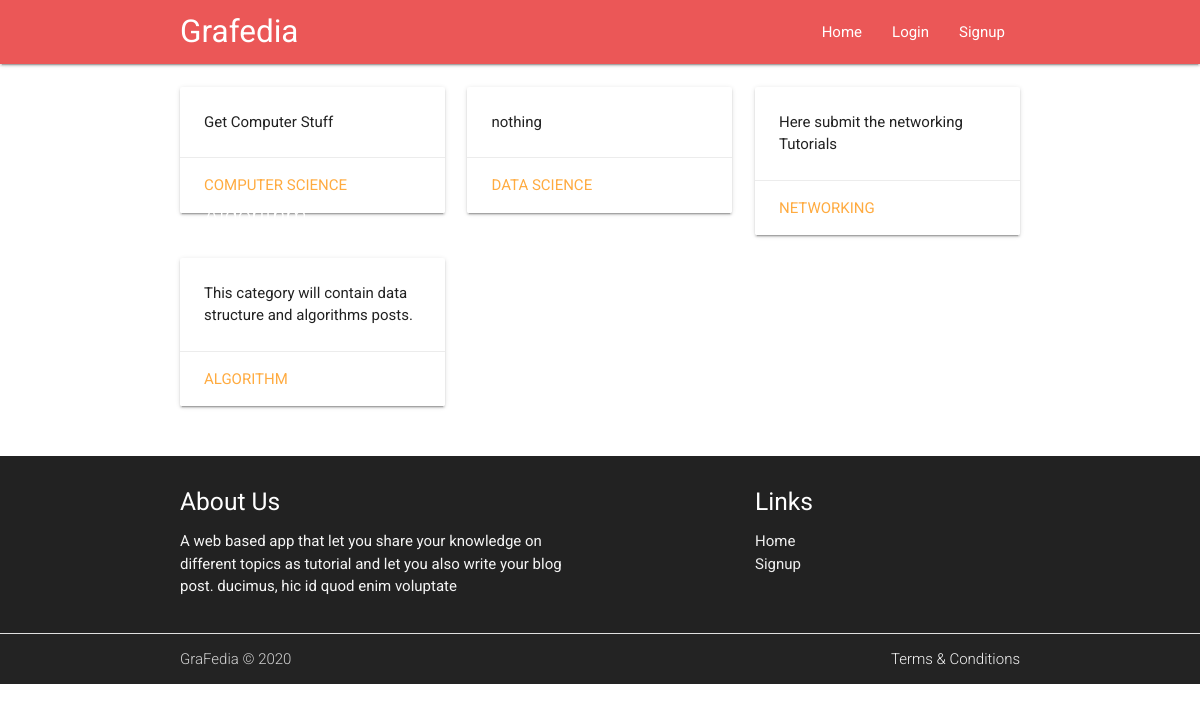
/Tutorial/category/, run on an earlier commit of the app's database.
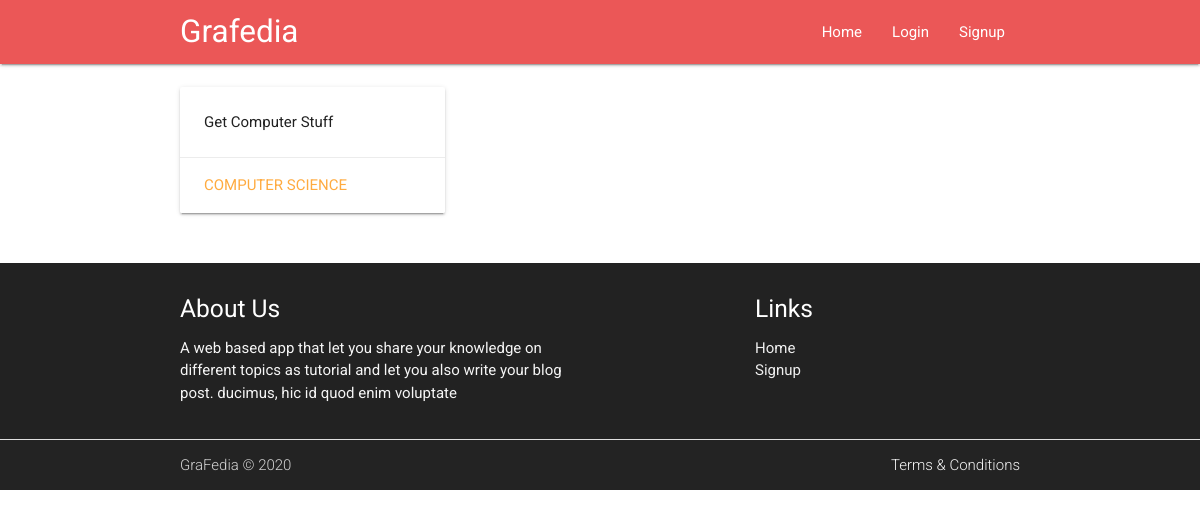
And on a later commit of the database.
### Tutorial/models.py (models this page shows, shortened)
class TutorialCategory(models.Model):
    tutorial_category = models.CharField(max_length=200)
    category_summary = models.CharField(max_length=200)
    category_slug = models.CharField(max_length=200)
    class Meta:
        verbose_name_plural = "Categories"

### Tutorial/views.py (the view)
# urls.py: path('category/',views.tutorial_category,name='tut_category'),
def tutorial_category(request):
    cat = TutorialCategory.objects.all()
    context = {'category': cat}
    return render(request, 'Tutorial/category.html', context)

### Tutorial/templates/Tutorial/category.html
{% extends 'base.html' %}
{% load staticfiles %}
{% load bootstrap4 %}
{% block content %}
<section class="section section-showcase">
    <div class="container">
          <div class="row">
    {% for i in category %}
             <div class="col s12 m4" style="border-radius: 5px;">
              <div class="card lighten-4 hoverable">
                  <div class="card-image">
                       <span class="card-title">{{ i.tutorial_category }}</span>
                  </div>
                  <div class="card-content">
                      <p>
                         {{i.category_summary }}
                      </p>
                  </div>
                  <div class="card-action">
                      <a href="{% url 'Tutorial:tut_series' slug=i.category_slug %}" >{{ i.tutorial_category }}</a>
                  </div>
              </div>
          </div>
    {% endfor %}
          </div>
    </div>
    </section>
{% endblock %}

### templates/base.html (shortened to what this page needs)
<!DOCTYPE html>
{% load staticfiles %}
<html lang="en">
<head>
    <link type="text/css" rel="stylesheet" href="{% static 'css/materialize.min.css' %}" media="screen,projection"/>
    <link type="text/css" rel="stylesheet" href="{% static 'css/main.css' %}"/>
</head>
<body>
<div class="navbar-fixed">
    <nav>
        <div class="container">
            <div class="nav-wrapper">
                <a href="#home" class="brand-logo">Grafedia</a>
                <ul class="right hide-on-med-and-down">
                    <li>
                        <a href="{% url 'home' %}">Home</a>
                    </li>
                    {% if user.is_authenticated %}
                        <li>
                        <li><a href="{% url 'Posts:createPost' %}">CreatePost</a>
                        </li>
                        <li>
                            <a href="{% url 'Tutorial:tut_category' %}">Categories</a>
                        </li>
                        <li>
                            <a href="{% url 'Posts:post_lists' %}">List posts</a>
                        </li>
                        <li>
                            <a href="{% url 'Users:logout' %}">Log Out</a>
                        </li>
                    {% else %}
                        <li><a href="{% url 'Users:login' %}">Login</a></li>
                        <li><a href="{% url 'Users:signup' %}">Signup</a></li>
                    {% endif %}
                </ul>
            </div>
        </div>
    </nav>
</div>
{% block content %}
{% endblock content %}
<footer class="page-footer footer-background  lighten-1">
    <div class="container">
        <div class="row">
            <div class="col l6 s12">
                <h5 class="white-text">About Us</h5>
                <p class="grey-text text-lighten-4">A web based app that let you share your knowledge on different topics as tutorial and let you also write your blog post.
                    ducimus, hic id quod enim voluptate </p>
            </div>
            <div class="col l4 offset-l2 s12">
                <h5 class="white-text">Links</h5>
                <ul>
                    <li>
                        <a class="grey-text text-lighten-3" href="/">Home</a>
                    </li>
                    <li>
                        <a class="grey-text text-lighten-3" href="register.html">Signup</a>
                    </li>
                </ul>
            </div>
        </div>
    </div>
    <div class="divider"></div>
    <div class="footer-copyright">
        <div class="container">
            GraFedia &copy; 2020
            <a class="grey-text text-lighten-4 right" href="#!">Terms & Conditions</a>
        </div>
    </div>
</footer>
</body>
</html>

### static/css/main.css (style rules this page uses)
nav { background: #eb5757; }
.footer-background { background: #222222; }

What changed in the data, as far as the page shows it:
removed TutorialCategory: category_summary "nothing", tutorial_category "DATA SCIENCE"
removed TutorialCategory: category_summary "Here submit the networking Tutorials", tutorial_category "NETWORKING"
removed TutorialCategory: tutorial_category "Algorithm", category_summary "This category will contain data structure and algorithms posts.", tutorial_category "ALGORITHM"
